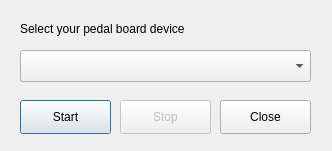
<?xml version="1.0" encoding="UTF-8"?>
<ui version="4.0">
 <class>PBSelectorUI</class>
 <widget class="QDialog" name="PBSelectorUI">
  <property name="geometry">
   <rect>
    <x>0</x>
    <y>0</y>
    <width>332</width>
    <height>151</height>
   </rect>
  </property>
  <property name="minimumSize">
   <size>
    <width>332</width>
    <height>151</height>
   </size>
  </property>
  <property name="maximumSize">
   <size>
    <width>332</width>
    <height>151</height>
   </size>
  </property>
  <property name="windowTitle">
   <string>Pedalboard Selector</string>
  </property>
  <widget class="QComboBox" name="listDev">
   <property name="geometry">
    <rect>
     <x>20</x>
     <y>50</y>
     <width>291</width>
     <height>32</height>
    </rect>
   </property>
  </widget>
  <widget class="QLabel" name="selectDevLabel">
   <property name="geometry">
    <rect>
     <x>20</x>
     <y>20</y>
     <width>201</width>
     <height>18</height>
    </rect>
   </property>
   <property name="text">
    <string>Select your pedal board device</string>
   </property>
  </widget>
  <widget class="QPushButton" name="startButton">
   <property name="geometry">
    <rect>
     <x>20</x>
     <y>100</y>
     <width>91</width>
     <height>34</height>
    </rect>
   </property>
   <property name="text">
    <string>Start</string>
   </property>
  </widget>
  <widget class="QPushButton" name="stopButton">
   <property name="enabled">
    <bool>false</bool>
   </property>
   <property name="geometry">
    <rect>
     <x>120</x>
     <y>100</y>
     <width>91</width>
     <height>34</height>
    </rect>
   </property>
   <property name="text">
    <string>Stop</string>
   </property>
  </widget>
  <widget class="QPushButton" name="closeButton">
   <property name="enabled">
    <bool>true</bool>
   </property>
   <property name="geometry">
    <rect>
     <x>220</x>
     <y>100</y>
     <width>91</width>
     <height>34</height>
    </rect>
   </property>
   <property name="text">
    <string>Close</string>
   </property>
  </widget>
 </widget>
 <resources/>
 <connections/>
</ui>
